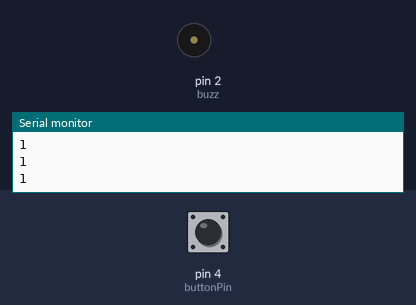
A sketch run on a simulated Arduino Uno, built with avr-gcc and run on an emulated ATmega328P. Shown: buzzer (waves = sounding, pin HIGH), the last lines printed to the serial monitor. The inputs (shaded band) are chosen by the test bench; at power-on: pin 4 (buttonPin) HIGH.

Above: at 1.2 s.
1.3 s: pin 4 (buttonPin) pulled LOW for 0.15 s
At 1.5 s:
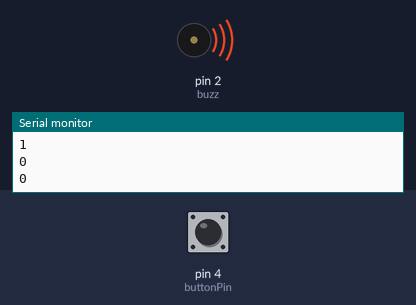
3.1 s: pin 4 (buttonPin) pulled LOW for 3.2 s
At 7.8 s:
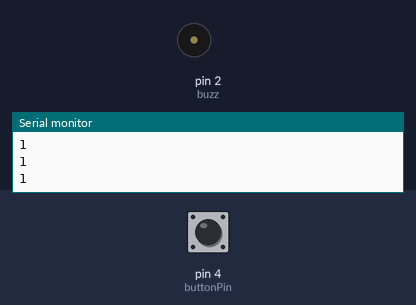
Timing chart, 0 to 9.3 s (numbered marks = the images above; inputs shaded):
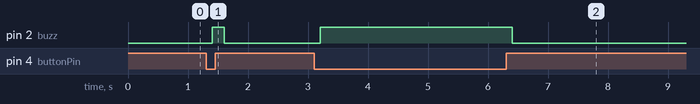

The sketch:

sketch_18_botonPullUp_Y_PullDown.ino
```cpp
int buzz = 2;
int buttonPin = 4;
int buttonRead;

void setup() {
  Serial.begin(9600);
  pinMode(buzz, OUTPUT);
  pinMode(buttonPin, INPUT);

}

void loop() {
  digitalWrite(buzz, LOW);

  buttonRead = digitalRead(buttonPin);
  Serial.println(buttonRead);
  delay(100);
  while (buttonRead == 0){
    buttonRead = digitalRead(buttonPin);
    digitalWrite(buzz, HIGH);
    Serial.println(buttonRead);
    delay(100);
  }
}
```

Measured:
- after the input at 1.3 s, pin 2 (buzz): LOW → HIGH after 0.10 s, → LOW 0.20 s later
- after the input at 3.1 s, pin 2 (buzz): LOW → HIGH after 0.10 s, → LOW 3.2 s later
